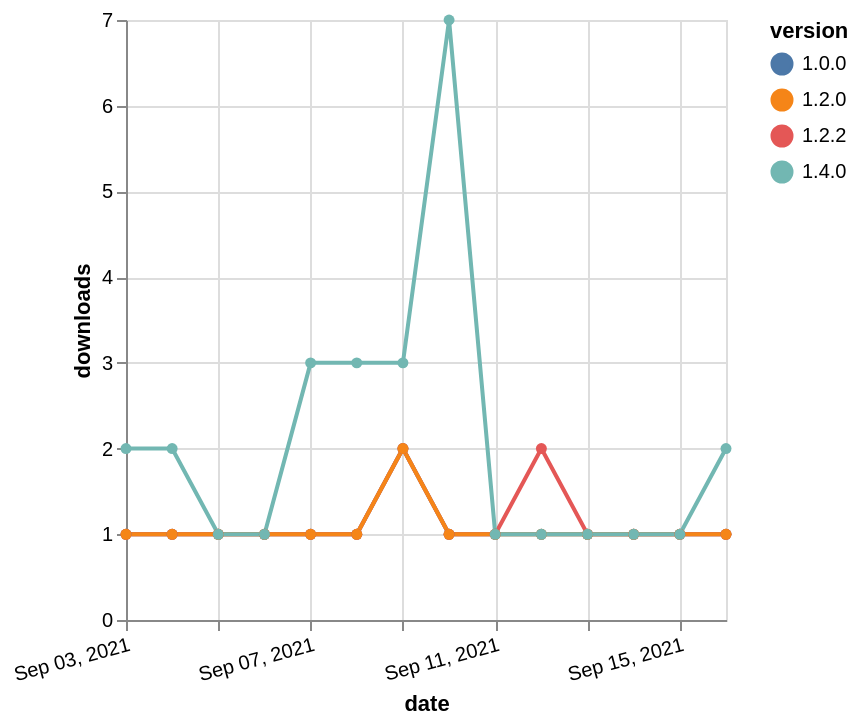

Describe this chart as a Vega-Lite specification.
### Vega-Lite specification from a JSON file in a GitHub repository (floating-point values rounded to 4 significant figures)
{"$schema": "https://vega.github.io/schema/vega-lite/v5.json", "description": "A simple bar chart with embedded data.", "data": {"values": [{"date": "2021-09-03", "total": 189, "delta": 1, "version": "1.0.0"}, {"date": "2021-09-04", "total": 190, "delta": 1, "version": "1.0.0"}, {"date": "2021-09-05", "total": 191, "delta": 1, "version": "1.0.0"}, {"date": "2021-09-06", "total": 192, "delta": 1, "version": "1.0.0"}, {"date": "2021-09-07", "total": 193, "delta": 1, "version": "1.0.0"}, {"date": "2021-09-08", "total": 194, "delta": 1, "version": "1.0.0"}, {"date": "2021-09-09", "total": 196, "delta": 2, "version": "1.0.0"}, {"date": "2021-09-10", "total": 197, "delta": 1, "version": "1.0.0"}, {"date": "2021-09-11", "total": 198, "delta": 1, "version": "1.0.0"}, {"date": "2021-09-12", "total": 199, "delta": 1, "version": "1.0.0"}, {"date": "2021-09-13", "total": 200, "delta": 1, "version": "1.0.0"}, {"date": "2021-09-14", "total": 201, "delta": 1, "version": "1.0.0"}, {"date": "2021-09-15", "total": 202, "delta": 1, "version": "1.0.0"}, {"date": "2021-09-16", "total": 203, "delta": 1, "version": "1.0.0"}, {"date": "2021-09-03", "total": 179, "delta": 1, "version": "1.2.2"}, {"date": "2021-09-04", "total": 180, "delta": 1, "version": "1.2.2"}, {"date": "2021-09-05", "total": 181, "delta": 1, "version": "1.2.2"}, {"date": "2021-09-06", "total": 182, "delta": 1, "version": "1.2.2"}, {"date": "2021-09-07", "total": 183, "delta": 1, "version": "1.2.2"}, {"date": "2021-09-08", "total": 184, "delta": 1, "version": "1.2.2"}, {"date": "2021-09-09", "total": 186, "delta": 2, "version": "1.2.2"}, {"date": "2021-09-10", "total": 187, "delta": 1, "version": "1.2.2"}, {"date": "2021-09-11", "total": 188, "delta": 1, "version": "1.2.2"}, {"date": "2021-09-12", "total": 190, "delta": 2, "version": "1.2.2"}, {"date": "2021-09-13", "total": 191, "delta": 1, "version": "1.2.2"}, {"date": "2021-09-14", "total": 192, "delta": 1, "version": "1.2.2"}, {"date": "2021-09-15", "total": 193, "delta": 1, "version": "1.2.2"}, {"date": "2021-09-16", "total": 194, "delta": 1, "version": "1.2.2"}, {"date": "2021-09-03", "total": 209, "delta": 1, "version": "1.2.0"}, {"date": "2021-09-04", "total": 210, "delta": 1, "version": "1.2.0"}, {"date": "2021-09-05", "total": 211, "delta": 1, "version": "1.2.0"}, {"date": "2021-09-06", "total": 212, "delta": 1, "version": "1.2.0"}, {"date": "2021-09-07", "total": 213, "delta": 1, "version": "1.2.0"}, {"date": "2021-09-08", "total": 214, "delta": 1, "version": "1.2.0"}, {"date": "2021-09-09", "total": 216, "delta": 2, "version": "1.2.0"}, {"date": "2021-09-10", "total": 217, "delta": 1, "version": "1.2.0"}, {"date": "2021-09-11", "total": 218, "delta": 1, "version": "1.2.0"}, {"date": "2021-09-12", "total": 219, "delta": 1, "version": "1.2.0"}, {"date": "2021-09-13", "total": 220, "delta": 1, "version": "1.2.0"}, {"date": "2021-09-14", "total": 221, "delta": 1, "version": "1.2.0"}, {"date": "2021-09-15", "total": 222, "delta": 1, "version": "1.2.0"}, {"date": "2021-09-16", "total": 223, "delta": 1, "version": "1.2.0"}, {"date": "2021-09-03", "total": 175, "delta": 2, "version": "1.4.0"}, {"date": "2021-09-04", "total": 177, "delta": 2, "version": "1.4.0"}, {"date": "2021-09-05", "total": 178, "delta": 1, "version": "1.4.0"}, {"date": "2021-09-06", "total": 179, "delta": 1, "version": "1.4.0"}, {"date": "2021-09-07", "total": 182, "delta": 3, "version": "1.4.0"}, {"date": "2021-09-08", "total": 185, "delta": 3, "version": "1.4.0"}, {"date": "2021-09-09", "total": 188, "delta": 3, "version": "1.4.0"}, {"date": "2021-09-10", "total": 195, "delta": 7, "version": "1.4.0"}, {"date": "2021-09-11", "total": 196, "delta": 1, "version": "1.4.0"}, {"date": "2021-09-12", "total": 197, "delta": 1, "version": "1.4.0"}, {"date": "2021-09-13", "total": 198, "delta": 1, "version": "1.4.0"}, {"date": "2021-09-14", "total": 199, "delta": 1, "version": "1.4.0"}, {"date": "2021-09-15", "total": 200, "delta": 1, "version": "1.4.0"}, {"date": "2021-09-16", "total": 202, "delta": 2, "version": "1.4.0"}]}, "width": "container", "mark": {"type": "line", "point": {"filled": true}}, "encoding": {"x": {"field": "date", "type": "temporal", "timeUnit": "yearmonthdate", "title": "date", "axis": {"labelAngle": -15}}, "y": {"field": "delta", "type": "quantitative", "title": "downloads"}, "color": {"field": "version", "type": "nominal"}, "tooltip": {"field": "delta"}}}
